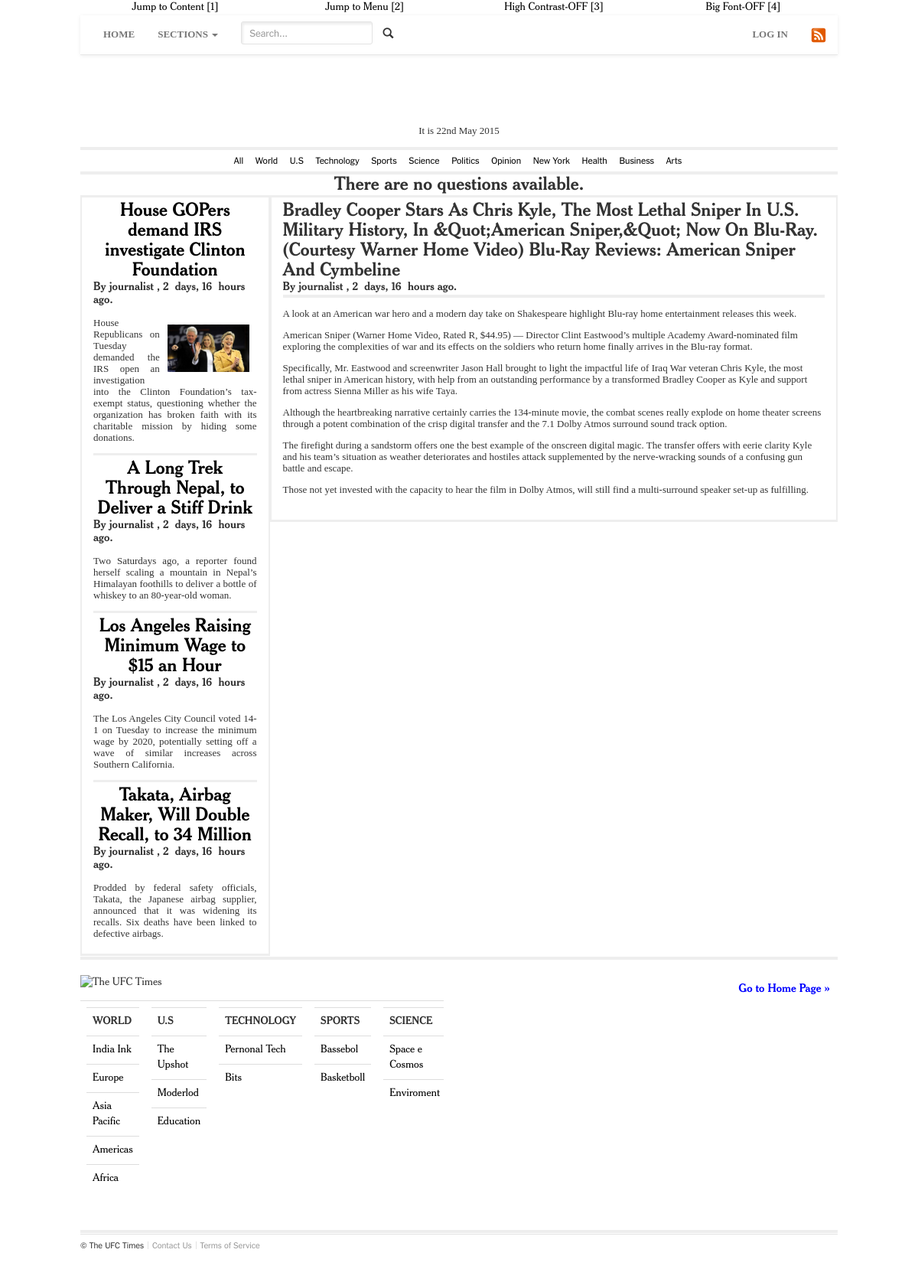
The page /newspaper/news/25/ on the database as committed earlier.
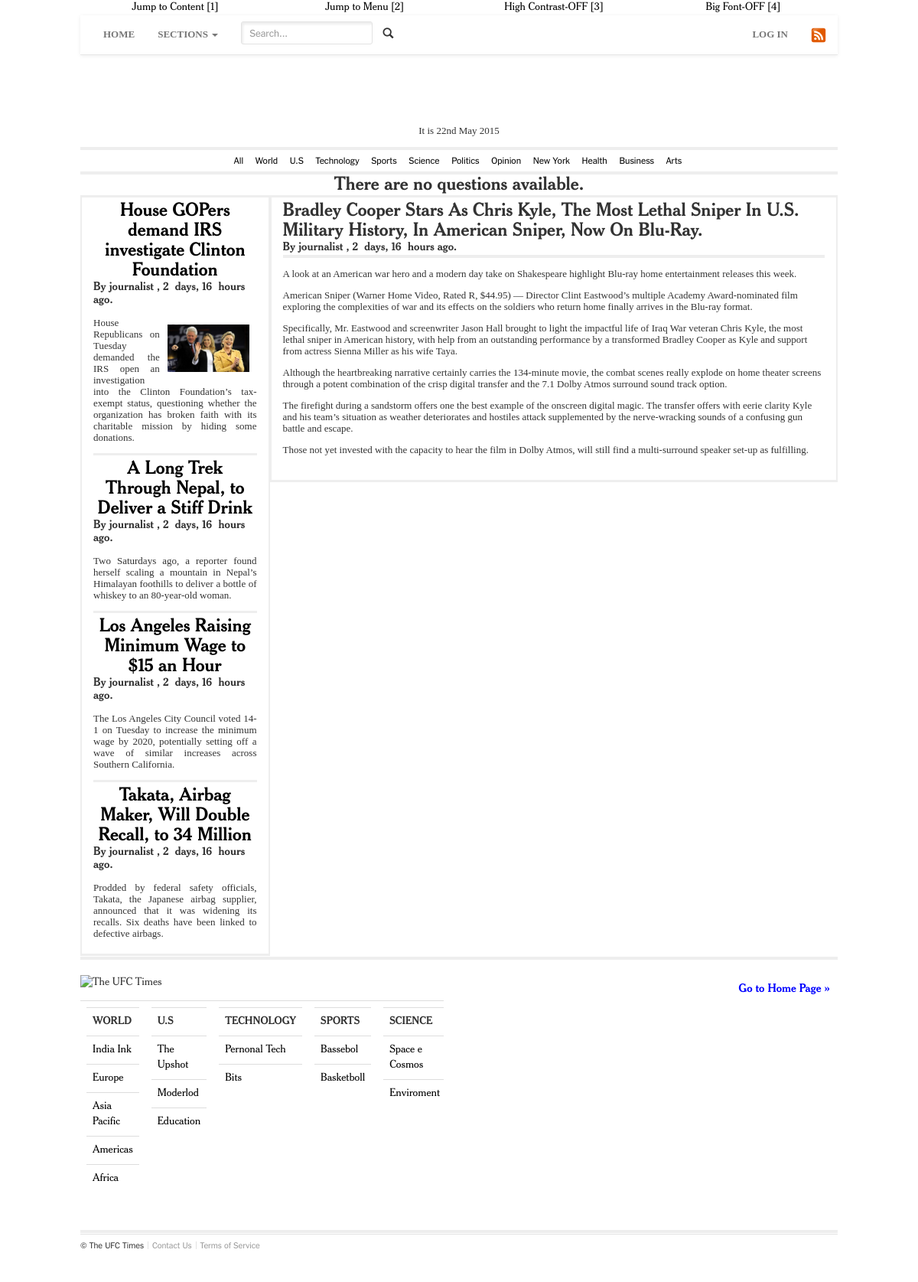
The same page on the database as committed later.
### newspaper/models/section.py (models this page shows, shortened)
class Section(models.Model):
	title = models.CharField(max_length=50, verbose_name=_("Title"), )
	image = models.ImageField(verbose_name=_("Image"),upload_to = 'documents/imagen/section/%Y/%m/%d', null=True, blank=True, default=None)
	class Meta:
		ordering = ['-title']
		verbose_name = _("Section")
		verbose_name_plural = _("Sections")
	def getSubSections(self):
		try:
			return SubSection.objects.filter(sections = self.id)
		except:
			return []

### newspaper/models/news.py (models this page shows)
class News(models.Model):
	title = models.CharField(max_length=500, verbose_name=_("Title"), )
	subtitle = models.TextField(verbose_name=_("Subtitle"), null=False, blank=False, )
	description = models.TextField(verbose_name=_("Description"), )
	author = models.ForeignKey("newspaper.Journalist", verbose_name=_("Author"), on_delete=models.CASCADE, )
	dating_news = models.DateTimeField(default=datetime.now,verbose_name=_("Dating News"), )
	subsection = models.ForeignKey("newspaper.SubSection", verbose_name=_("SubSection"), on_delete=models.CASCADE, )
	image = models.ImageField(verbose_name=_("Image"),upload_to = 'documents/imagen/news/%Y/%m/%d/', null=True, blank=True, default=None)
	video = models.FileField(verbose_name=_("Video"), upload_to = 'documents/video/news/%Y/%m/%d', null=True, blank=True,)
	comments = models.ManyToManyField('newspaper.Comment', verbose_name=_("Comments"), null=True, blank=True)
	def __unicode__(self):
		return self.title
	class Meta:
		ordering = ['-dating_news']
		verbose_name = _("News")
		verbose_name_plural = _("News")

### newspaper/models/userAuthenticated.py (models this page shows, shortened)
class UserAuthenticated(AbstractUser, User):
	profile_image = models.ImageField(verbose_name=_("Profile Image"),upload_to = 'documents/imagen/profile_image/%Y/%m/%d', null=True, blank=True, default=None)
	class Meta:
		db_table = 'auth_user'
		ordering = ['-first_name']
		verbose_name = _("User Authenticated")
		verbose_name_plural = _("Users Authenticated")
		permissions = (
						("access_manager", "Access Manager"),
                      )

### newspaper/models/subsection.py (models this page shows, shortened)
class SubSection(models.Model):
	title = models.CharField(max_length=50, verbose_name=_("Title"), )
	description = models.TextField(verbose_name=_("Description"), null=True, blank=True)
	image = models.ImageField(verbose_name=_("Image"),upload_to = 'documents/imagen/subsection/%Y/%m/%d', null=True, blank=True, default=None)
	sections = models.ManyToManyField("newspaper.Section", verbose_name=_("Sections"))
	class Meta:
		ordering = ['-title']
		verbose_name = _("SubSection")
		verbose_name_plural = _("SubSections")

### newspaper/views/user/news.py (the view, shortened to what this page needs)
@csrf_protect
def viewNews(request, id_news):
	message = None
	news = None
	try:
		news = News.objects.get(id = id_news)
	except:
		message = Message(TextMessage.NEWS_NOT_FOUND, TypeMessage.ERROR)
	sections = []
	sections = Section.objects.filter()
	try:
		sections = Section.objects.all()
		sec  = getSections(news)
		news_all = []
		for i in sec:
			for k in getNewsFromSection(i):
				if k.id != news.id:
					news_all.append(k)
	except:
		pass
	news_all = filterList(news_all, 1, 4)
	form = PartialCommentForm()
	contex = {'message': message,
			  'form': form,
			  'sections':sections,
			  'news': news,
			  'news_all': news_all}
	return render(request, 'newspaper/user/news.html', contex)

### newspaper/templates/newspaper/user/news.html (shortened to what this page needs)
{% extends 'newspaper/user/home.html' %}
{% load i18n %}
{% load humanize %}
{% block news %}
	<div class="col-md-3 dividers hidden-xs">
	<div class="container-fluid">
	<div class="row">
		<ul>
			{% for i in news_all %}
			<li>
				<div>
					<center>
						<a href="/newspaper/news/{{i.id}}/" title="{{ i.title }}">
							<h1>{{ i.title }}</h1>
						</a>
					</center>
					<h3>
						{% trans "By" %} {{ i.author }} , {{ i.dating_news|naturaltime|capfirst }}.
					</h3>
					<p>
						{% if i.image != '' %}
						<figure class="img-float-right">
							<a href="{{ i.image.url }}" class="boxer" title="{{ i.title }}" data-gallery="galleryOthesNews">
							    <img class="img-responsive" src="{{ i.image.url }}"/>
							</a>
						</figure>
						{% endif %}
						<p class="text-justify">{{ i.subtitle|safe }}</p>
					</p>
				</div>
			</li>
			{% if forloop.last == False %}
			<hr class="divider-lite">
			{% endif %}
			{% endfor %}
		</ul>
	</div>
	</div>
	</div>
	<div class="col-md-9 dividers">
	<div class="container-fluid">
	<div class="row">
		<h1 id="index">{{ news.title|title }}</h1>
		<h3>{% trans "By" %} {{ news.author }} , {{ news.dating_news|naturaltime|capfirst }}.</h3>
		<hr class="divider">
		<div>
			<p class="text-justify">
				<p class="text-justify">{{ news.description|linebreaks }}</p>
				<div class="container-fluid">
					<div class="row">
						<div class="col-md-8 col-md-offset-2">
						</div>
					</div>
				</div>
			</p>
		</div>
	</div>
	</div>
	</div>
{% endblock %}

### newspaper/templates/newspaper/user/home.html (shortened to what this page needs)
{% extends 'newspaper/_base.html' %}
{% load i18n %}
{% load humanize %}
{% block body %}
	{% block menu-barner %}
	<center>
	    <svg class="nyt-logo" width="100%" height="64" role="img" aria-label="The New York Times">
	        <image width="100%" height="64" xlink:href="/static/newspaper/img/logos/logo.png" src="/static/newspaper/img/logos/logo.png" alt="The New York Times" border="0" class="img-responsive">
	        </image>
	    </svg>
    	<ul class="masthead-menu">
    		<li id="date">
    			{% trans "It is" %} {% now "jS F Y" %}
    		</li>
		</ul>
	</center>
	{% endblock %}
	{% block menu-sections %}
	<hr class="divider">
		<nav id="mini-navigation" class="mini-navigation">
	    <ul class="mini-navigation-menu">
				<li>
	        		<a href="/newspaper/home/">{% trans "All" %}</a>
	        	</li>
			{% for i in sections %}
				<li>
	            	<a href="/newspaper/home/section={{ i.id }}/">{{ i.title }}</a>
	        	</li>
			{% endfor %}
		</ul>
	    </nav>
	<hr class="divider">
	{% endblock %}
	{% block container %}
	<div class="container-fluid">
	<div class="row">
			{% if most_popular|length > 0 %}
			{% block carousel %}
						<!-- Carousel
				================================================== -->
				<div id="myCarousel" class="carousel slide" data-ride="carousel">
					<ol class="carousel-indicators">
						{% for i in most_popular %}
						<li data-target="#myCarousel" data-slide-to="{{ forloop.counter0 }}" ></li>
						{% endfor %}
					</ol>
					<div class="carousel-inner">
						{% for i in most_popular %}
							{% if forloop.counter0 == 0 %}
							<div class="item active">
							{% else %}
							<div class="item">
							{% endif %}
							{% if i.image %}
								<div>
									<img src="{{ i.image.url }}" alt="{{ i.title }}">
									<div class="container">
										<div class="carousel-caption">
											<div class="box-text">
												<a href="/newspaper/news/{{i.id}}/"><h1>{{ i.title }}</h1></a>
												<p class="text-center">
													{{ i.subtitle }}
												</p>
											</div>
										</div>
									</div>
								</div>
							{% endif %}
							</div>
						{% endfor %}
					</div>
					<a class="left carousel-control" href="#myCarousel" data-slide="prev"><span class="glyphicon glyphicon-chevron-left"></span></a>
					<a class="right carousel-control" href="#myCarousel" data-slide="next"><span class="glyphicon glyphicon-chevron-right"></span></a>
					<hr class="divider">
				</div>
			{% endblock %}
			{% else %}
				<h1 class="text-center">{% trans "There are no questions available." %}</h1>
			{% endif %}
			{% block news %}{% endblock %}
	</div>
	</div>
	{% endblock %}
{% endblock %}

### newspaper/templates/newspaper/_base.html (shortened to what this page needs)
{% load i18n %}
<!DOCTYPE html>
<html lang="en">
	<head>
		<link rel="stylesheet" href="{{ STATIC_URL }}newspaper/frameworks/bootstrap/css/bootstrap.min.css">
		<link rel="stylesheet" href="{{ STATIC_URL }}newspaper/frameworks/bootstrap/css/bootstrap-theme.min.css" >
		<link rel="stylesheet" type="text/css" href="{{ STATIC_URL }}/newspaper/frameworks/glyphicons/css/bootstrap.icon-large.min.css">
		<link rel="stylesheet" href="{{ STATIC_URL }}newspaper/frameworks/jquery/jquery_alerts/resources/css/jquery.toastmessage.css">
		<link rel="stylesheet" href="{{ STATIC_URL }}newspaper/frameworks/jquery-ui/jquery-ui.min.css">
		<link rel="stylesheet" href="{{ STATIC_URL }}newspaper/frameworks/jquery-ui/jquery-ui.theme.min.css">
		<link rel="stylesheet"  href="{{ STATIC_URL }}newspaper/css/styles_ny.css" >
		<link rel="stylesheet"  href="{{ STATIC_URL }}newspaper/css/zam5nzz-d.css" >
		<link rel="stylesheet" href="{{ STATIC_URL }}newspaper/frameworks/boxer/jquery.fs.boxer.min.css">
		<link rel="stylesheet"  href="{{ STATIC_URL }}newspaper/css/stylesheet.css" >
		<link rel="stylesheet"  href="{{ STATIC_URL }}newspaper/css/nav-bar.css" >
		<link rel="stylesheet"  href="{{ STATIC_URL }}newspaper/css/font-awesome.min.css" >
		<link rel="stylesheet"  href="{{ STATIC_URL }}newspaper/css/dropmenu.css" >
		<link rel="stylesheet"  href="{{ STATIC_URL }}newspaper/css/carousel.css" >
		<link rel="stylesheet" href="{{ STATIC_URL }}newspaper/css/mobile.css" media="(max-width: 768px)">
		<link rel="stylesheet"  href="{{ STATIC_URL }}newspaper/css/accessibillity.css">
	</head>
	<body id="access">
		<div class="container-fluid">
			<div class="row">
				<div class="col-xs-12 col-sm-12 col-md-10 col-md-offset-1 col-lg-10 col-lg-offset-1">
					<div class="row">
							{% include 'newspaper/_header_accessibillity.html' %}
							{% block header %}
							{% include 'newspaper/_header.html' %}
							{% endblock %}
							{% block body %}
							{% endblock %}
							{% block footer %}
								{% include 'newspaper/_footer.html' %}
							{% endblock %}
					</div>
				</div>
			</div>
		</div>
	</body>
</html>

### newspaper/templates/newspaper/_no_script.html (shortened to what this page needs)
{% load i18n %}

### newspaper/templates/newspaper/_header_accessibillity.html
{% load i18n %}
<div id="nav-accessibillity" class="container-fluid">
<div class="row">
<div class="col-xs-3 col-md-3 text-center hidden-xs">
	<a href="#index" accesskey="1" title="{% trans "Skip to main content of the page - Shortcut #1" %}">{% trans "Jump to Content" %} [1]
	</a>
</div>
<div class="col-xs-3 col-md-3 text-center hidden-xs">
	<a href="#menu" accesskey="2" title="Skip to the page menu - Shortcut #2">{% trans "Jump to Menu" %} [2]
	</a>
</div>
<div class="col-xs-6 col-md-3 text-center">
	<a href="#" class="disable-contrast" id="button-contrast" accesskey="3" title="{% trans "On/Off High Contrast - Shortcut #3" %}">High Contrast-OFF [3]
	</a>
</div>
<div class="col-xs-6 col-md-3 text-center">
	<a href="#" class="font-minus" id="button-font" accesskey="4" title="{% trans "Increase / Decrease Font - Shortcut #4" %}">Big Font-OFF [4]
	</a>
</div>
</div>
</div>

### newspaper/templates/newspaper/_header.html (shortened to what this page needs)
{% load i18n %}
<div class="container-fluid">
<div class="row">
<div class="navbar navbar-default navbar-static-top" role="navigation">
	<div class="container-fluid">
		<div class="navbar-collapse collapse">
			{% block nav-left %}
			<ul class="nav navbar-nav navbar-left">
				<li id="menu">
					{% if perms.newspaper.access_manager %}
					<a id="home" href="/newspaper/userAuthenticated/manager/">{% trans "HOME" %}</a>
					{% else %}
					<a id="home" href="/newspaper/">{% trans "HOME" %}</a>
					{% endif %}
				</li>
				{% if not perms.newspaper.access_manager %}
				<li class="dropdown">
					<a href="#" class="dropdown-toggle" data-toggle="dropdown">
						{% trans "SECTIONS" %} <b class="caret"></b>
					</a>
				</li>
	            <form class="navbar-form pull-left form-search" action="/newspaper/search/news/" method="post">
					<div class="form-group">
						<div class="btn-group">
							<input  id="search" name="search" type="text" class="form-control" placeholder="{%  trans "Search..." %}">
						</div>
						<button id="btn-submit" type="submit" class="btn btn-submit pull-right">
							<span class=" glyphicon glyphicon-search"></span>
						</button>
					</div>
				</form>
				{% endif %}
			</ul>
			{% endblock %}
			{% block nav-right %}
			<ul class="nav navbar-nav navbar-right">
				{% if request.user.is_authenticated %}
				<li class="dropdown">
					<span class="icon-bar"></span>
					<span class="icon-bar"></span>
					<span class="icon-bar"></span>
					<a href="#" class="dropdown-toggle" data-toggle="dropdown">
						<span class="glyphicon glyphicon-user"></span>
						{{ request.user }}
						<b class="caret"></b>
					</a>
					<ul class="dropdown-menu multi-level" role="menu" aria-labelledby="dropdownMenu">
						{% if perms.newspaper.access_manager  %}
						<li>
							<a href="/newspaper/">{% trans "LECTOR" %}</a>
						</li>
						<li>
							<a href="/newspaper/userAuthenticated/manager/">
								{% trans "MANAGER" %}
							</a>
						</li>
						{% endif %}
						<li>
							<a href="/newspaper/authentication/logout/">
								{% trans "LOG OUT" %}
							</a>
						</li>
					</ul>
				</li>
				{% else %}
				<li id="menuLogin" class="dropdown  dropdown-large">
					<a id="navLogin" data-toggle="dropdown" href="#" class="dropdown-toggle">
						{% trans "LOG IN" %}
					</a>
				</li>
				{% endif %}
				<li>
					<a href="/feed/" alt="{% trans "RSS" %}">
						<img class="rss-icon" src="{{ STATIC_URL }}/newspaper/img/rss.svg">
					</a>
				</li>
			</ul>
			{% endblock %}
		</div>
	</div>
</div>
</div>
</div>

### newspaper/templates/newspaper/_messages.html (shortened to what this page needs)
{% load i18n %}

### newspaper/templates/newspaper/_footer.html
{% load i18n %}
<div class="container-fluid">
	<div class="row">
	<hr class="divider">
		<header class="section-header">
			<p class="section-heading" style="position: relative; margin-top: 20px;">
				<h3>
					<a class="user-action text-right img-float-right" href="#home" style="color: blue;">{% trans "Go to Home Page" %} »</a>
				</h3>
				<image border="0" alt="The UFC Times" src="/static/newspaper/img/logos/logo-footer.png" xlink:href="/static/newspaper/img/logos/logo-footer.png" height="26" width="185" title="{% trans "Logo Site" %}"/>
			</p>
		</header>
		<div class="table-responsive">
		<table class="table">
			<tr>
			{% for i in sections %}
				<td>
					<div class="table-responsive">
						<table class="table">
							<tr>
								<td class="table-title">{{ i.title|upper }}</td>
							</tr>
							{% for k in i.getSubSections %}
							<tr>
								<td>
									<a href="/newspaper/{{ i.id }}/{{ k.id }}/">
									{{ k.title }}
									</a>
								</td>
							</tr>
							{% endfor %}
						</table>
					</div>
				</td>
			{% endfor %}
			</tr>
		</table>
		</div>
	<hr class="divider">
	<footer role="contentinfo" class="page-footer" id="page-footer">
		<nav>
			 <ul>
				 <li>
				 	&copy; <span itemprop="name"> The UFC Times </span>
				</li>
				<li class="wide-viewport-item">
					<a href="#" >{% trans "Contact Us" %}
					</a>
				</li>
				<li>
					<a itemprop="usageTerms" href="#">
						{% trans "Terms of Service" %}
					</a>
				</li>
			 </ul>
		</nav>
		</footer>
	</div>
</div>

### newspaper/templates/newspaper/_msg.html (shortened to what this page needs)
{% load i18n %}

Rows that differ between the two databases and show on the page:
changed News: title "…U.S. Military History, In &Quot;American Sniper,&Quot; Now On Blu-Ray. (Courtesy Warner Home Video) Blu-Ray Reviews: American Sniper And Cymbeline" → "Bradley Cooper Stars As Chris Kyle, The Most Lethal Sniper In U.S. Military History, In American Sniper, Now On Blu-Ray."
